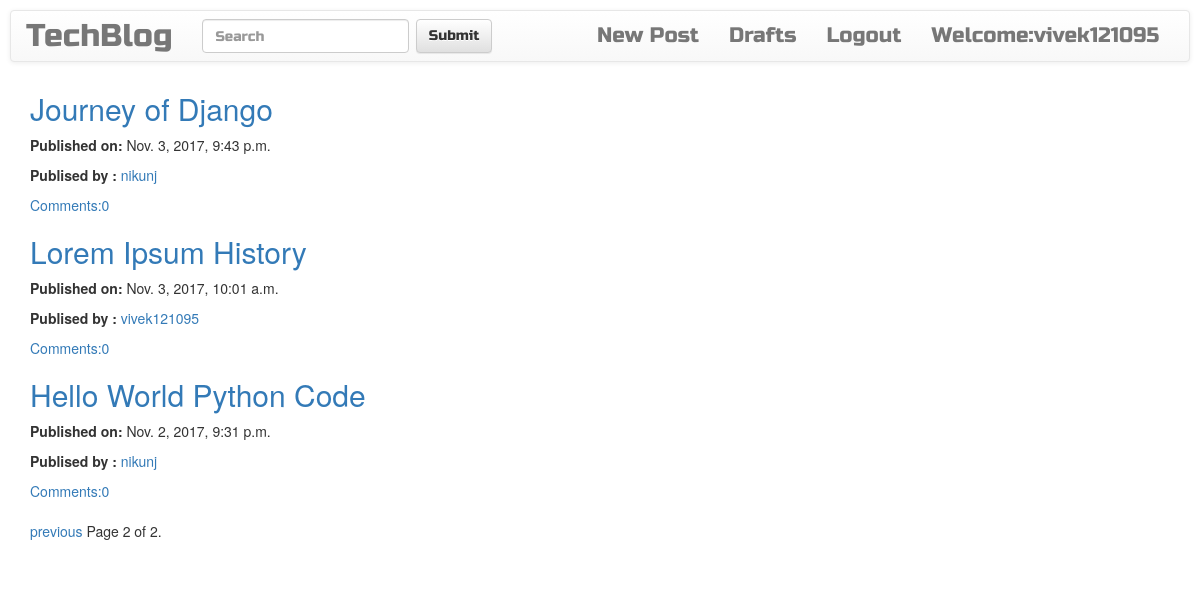
/?page=2 (signed in), run on the app's committed database.
### blog/models.py (models this page shows, shortened)
class Post(models.Model):
    author = models.ForeignKey('auth.User',related_name='posts',on_delete=models.CASCADE)
    title = models.CharField(max_length=200)
    text = models.TextField(max_length=2000)
    create_date = models.DateTimeField(default=timezone.now)
    published_date = models.DateTimeField(blank=True,null=True)
    def approve_comments(self):
        return self.comments.filter(approved_comment=True)
    class Meta:
        ordering = ('create_date',)

### blog/views.py (the view)
# urls.py: url(r'^$', views.PostListView,name='post_list'),
def PostListView(request):
    post_list = Post.objects.filter(published_date__lte = timezone.now()).order_by('-published_date')
    paginator = Paginator(post_list,5)
    page = request.GET.get('page')
    try:
        posts = paginator.page(page)
    except PageNotAnInteger:
        posts = paginator.page(1)
    except EmptyPage:
        posts = paginator.page(paginator.num_pages)
    return render(request, 'post_list.html', {'posts': posts})

### blog/templates/blog/post_list.html (shortened to what this page needs)
{% extends 'base.html' %}
{% block body_block %}
    <div class="center_stage">
      {% for post in posts %}
        <div class="post">
          <h2><a href="{%url 'post_detail' pk=post.pk %}">{{ post.title }}</a></h2>
          <div class="date">
            <p><b>Published on:</b> {{post.published_date}}</p>
            <p><b>Publised by :</b> <a href="{% url 'profile' user_id=post.author.id %}">{{post.author}}</a></p>
          </div>
          <a href="{% url 'post_detail' pk=post.pk%}">Comments:{{post.approve_comments.count}}</a>
        </div>
      {% endfor %}
      <div class="pagination">
        <span class="step-links">
            {% if posts.has_previous %}
                <a href="?page={{ posts.previous_page_number }}">previous</a>
            {% endif %}
            <span class="current">
                Page {{ posts.number }} of {{ posts.paginator.num_pages }}.
            </span>
        </span>
    </div>
    </div>
{% endblock%}

### blog/templates/blog/base.html (shortened to what this page needs)
<!DOCTYPE html>
{% load staticfiles %}
<html>
  <head>
    <link rel="stylesheet" href="https://maxcdn.bootstrapcdn.com/bootstrap/3.3.7/css/bootstrap.min.css">
    <link rel="stylesheet" href="https://maxcdn.bootstrapcdn.com/bootstrap/3.3.7/css/bootstrap-theme.min.css">
    <link rel="stylesheet" href="//cdn.jsdelivr.net/npm/medium-editor@latest/dist/css/medium-editor.min.css" type="text/css" media="screen" charset="utf-8">
    <link rel="stylesheet" href="{% static 'css/blog.css' %}">
  </head>
  <body class="extra-margin">
    <nav class="navbar navbar-default techfont">
      <div class="container-fluid">
        <div class="navbar-header">
          <a class="navbar-brand bigbrand" href="{%url 'post_list' %}">TechBlog</a>
        </div>
        <div class="collapse navbar-collapse" id="main-navbar">
          <ul class="nav navbar-nav navbar-right">
            {% if user.is_authenticated %}
              <li class="nav-item"><a class="navbar-link" href="{% url 'post_new' %}">New Post</a></li>
              <li class="nav-item"><a class="navbar-link" href="{% url 'post_draft_list' %}"> Drafts</a></li>
              <li class="nav-item"><a class="navbar-link" href="{% url 'logout' %}">Logout</a></li>
              <li class="nav-item"><a class="navbar-link" href="{% url 'profile' user_id=user.id%}">Welcome:{{user.username}}</a></li>
              {% else %}
              <li class="nav-item"><a class="navbar-link" href="{%url 'login' %}"><span class="glyphicon glyphicon-user"></span></p></a></li>
            {% endif %}
            </ul>
            <form class="navbar-form navbar-left">
              <div class="form-group">
                <input type="text" class="form-control" placeholder="Search">
              </div>
              <button type="submit" class="btn btn-default">Submit</button>
            </form>
          </div>
        </div>
    </nav>
  <div class="container">
    <div class="row">
        <div class="col-md-8" class="blog_posts">
          {% block body_block %}
          {% endblock%}
        </div>
    </div>
  </div>
  </body>
</html>

### blog/static/css/blog.css (style rules this page uses)
.techfont { font-family: 'Russo One' ,sans-serif; font-size: 1.5em; margin-bottom: 10px; }
.bigbrand { font-size: 1.5em; }
.center_stage { margin-left: auto; margin-right: auto; }
.extra-margin { margin: 5px; padding: 5px; }

### data on the page
Post: title "Journey of Django", published_date "Nov. 3, 2017, 9:43 p.m.", author "nikunj", approve_comments.count "0"
Post: title "Lorem Ipsum History", published_date "Nov. 3, 2017, 10:01 a.m.", author "vivek121095", approve_comments.count "0"
Post: title "Hello World Python Code", published_date "Nov. 2, 2017, 9:31 p.m.", author "nikunj", approve_comments.count "0"

### other printed values
{{ user.username }} "vivek121095"
{{ posts.number }} "2"
{{ posts.paginator.num_pages }} "2"
